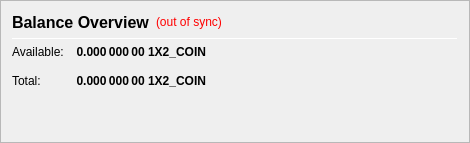
                   <widget class="QFrame" name="frame_CombinedBalances">
                    <property name="minimumSize">
                     <size>
                      <width>470</width>
                      <height>0</height>
                     </size>
                    </property>
                    <property name="frameShape">
                     <enum>QFrame::StyledPanel</enum>
                    </property>
                    <property name="frameShadow">
                     <enum>QFrame::Raised</enum>
                    </property>
                    <layout class="QVBoxLayout" name="verticalLayout_5">
                     <item>
                      <layout class="QHBoxLayout" name="horizontalLayout_5" stretch="0,0,0">
                       <item>
                        <widget class="QLabel" name="label_5z">
                         <property name="minimumSize">
                          <size>
                           <width>0</width>
                           <height>20</height>
                          </size>
                         </property>
                         <property name="font">
                          <font>
                           <pointsize>12</pointsize>
                           <weight>75</weight>
                           <bold>true</bold>
                          </font>
                         </property>
                         <property name="toolTip">
                          <string>Combined Balance (including unconfirmed and immature coins)</string>
                         </property>
                         <property name="text">
                          <string>Balance Overview</string>
                         </property>
                        </widget>
                       </item>
                       <item>
                        <widget class="QLabel" name="labelWalletStatus">
                         <property name="cursor">
                          <cursorShape>WhatsThisCursor</cursorShape>
                         </property>
                         <property name="toolTip">
                          <string>The displayed information may be out of date. Your wallet automatically synchronizes with the 1X2_COIN network after a connection is established, but this process has not completed yet.</string>
                         </property>
                         <property name="styleSheet">
                          <string notr="true">QLabel { color: red; }</string>
                         </property>
                         <property name="text">
                          <string notr="true">(out of sync)</string>
                         </property>
                         <property name="alignment">
                          <set>Qt::AlignLeading|Qt::AlignLeft|Qt::AlignVCenter</set>
                         </property>
                        </widget>
                       </item>
                       <item>
                        <spacer name="horizontalSpacer_1">
                         <property name="orientation">
                          <enum>Qt::Horizontal</enum>
                         </property>
                         <property name="sizeHint" stdset="0">
                          <size>
                           <width>40</width>
                           <height>20</height>
                          </size>
                         </property>
                        </spacer>
                       </item>
                      </layout>
                     </item>
                     <item>
                      <widget class="Line" name="line_CombinedBalance">
                       <property name="minimumSize">
                        <size>
                         <width>0</width>
                         <height>1</height>
                        </size>
                       </property>
                       <property name="maximumSize">
                        <size>
                         <width>16777215</width>
                         <height>1</height>
                        </size>
                       </property>
                       <property name="orientation">
                        <enum>Qt::Horizontal</enum>
                       </property>
                      </widget>
                     </item>
                     <item>
                      <layout class="QGridLayout" name="gridLayout_3">
                       <property name="spacing">
                        <number>12</number>
                       </property>
                       <item row="1" column="0">
                        <widget class="QLabel" name="labelBalanceTextz">
                         <property name="text">
                          <string>Available:</string>
                         </property>
                        </widget>
                       </item>
                       <item row="1" column="1">
                        <widget class="QLabel" name="labelBalance2">
                         <property name="font">
                          <font>
                           <weight>75</weight>
                           <bold>true</bold>
                          </font>
                         </property>
                         <property name="cursor">
                          <cursorShape>IBeamCursor</cursorShape>
                         </property>
                         <property name="toolTip">
                          <string>Your current spendable balance</string>
                         </property>
                         <property name="text">
                          <string notr="true">0.000 000 00 1X2_COIN</string>
                         </property>
                         <property name="alignment">
                          <set>Qt::AlignRight|Qt::AlignTrailing|Qt::AlignVCenter</set>
                         </property>
                         <property name="textInteractionFlags">
                          <set>Qt::LinksAccessibleByMouse|Qt::TextSelectableByKeyboard|Qt::TextSelectableByMouse</set>
                         </property>
                        </widget>
                       </item>
                       <item row="2" column="0">
                        <widget class="QLabel" name="labelTotalTextz">
                         <property name="text">
                          <string>Total:</string>
                         </property>
                        </widget>
                       </item>
                       <item row="2" column="1">
                        <widget class="QLabel" name="labelTotal2">
                         <property name="font">
                          <font>
                           <weight>75</weight>
                           <bold>true</bold>
                          </font>
                         </property>
                         <property name="cursor">
                          <cursorShape>IBeamCursor</cursorShape>
                         </property>
                         <property name="toolTip">
                          <string>Total Balance, including all unavailable coins.</string>
                         </property>
                         <property name="text">
                          <string notr="true">0.000 000 00 1X2_COIN</string>
                         </property>
                         <property name="alignment">
                          <set>Qt::AlignRight|Qt::AlignTrailing|Qt::AlignVCenter</set>
                         </property>
                         <property name="textInteractionFlags">
                          <set>Qt::LinksAccessibleByMouse|Qt::TextSelectableByKeyboard|Qt::TextSelectableByMouse</set>
                         </property>
                        </widget>
                       </item>
                       <item row="2" column="3">
                        <spacer name="horizontalSpacer_2">
                         <property name="orientation">
                          <enum>Qt::Horizontal</enum>
                         </property>
                         <property name="sizeHint" stdset="0">
                          <size>
                           <width>40</width>
                           <height>20</height>
                          </size>
                         </property>
                        </spacer>
                       </item>
                      </layout>
                     </item>
                     <item>
                      <spacer name="verticalSpacer_1">
                       <property name="orientation">
                        <enum>Qt::Vertical</enum>
                       </property>
                       <property name="sizeHint" stdset="0">
                        <size>
                         <width>20</width>
                         <height>40</height>
                        </size>
                       </property>
                      </spacer>
                     </item>
                    </layout>
                   </widget>
